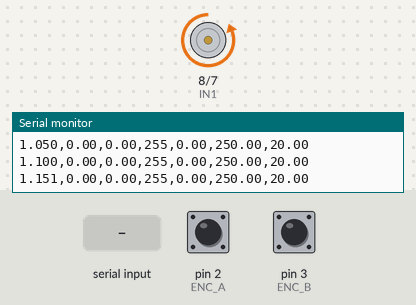
A sketch run on a simulated Arduino Uno, built with avr-gcc and run on an emulated ATmega328P. Shown: motor-driver pin pairs drawn as motors (green arrow = first pin HIGH = forward, orange = second pin HIGH = backward, longer = more drive, scaled by the enable pin), the last lines printed to the serial monitor. The test bench sets the inputs (shaded band); at power-on: pin 2 (ENC_A) HIGH, pin 3 (ENC_B) HIGH.

Above: at 1.2 s.
1.3 s: "5\n" received over Serial
At 1.46 s:
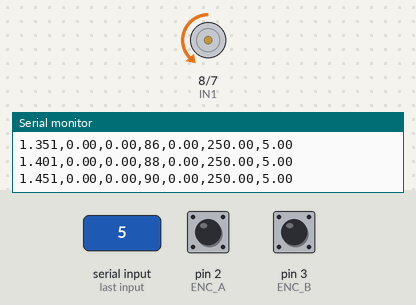
4.3 s: "X90\n" received over Serial
At 5.7 s:
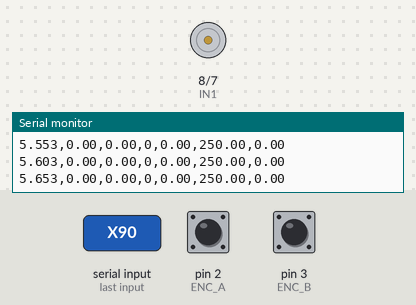
Timing chart, 0 to 7.3 s (numbered marks = the images above; inputs shaded):
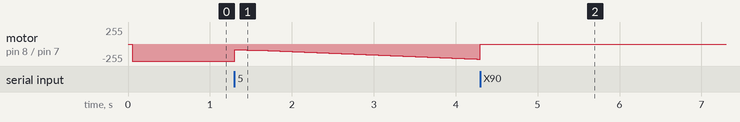

The sketch:

pid_dc_motor.ino
```cpp
// =====================================
// DC Motor Speed PID Control (RPM) - CONTINUOUS RUN (DIR-FIXED)
// Board: Arduino Uno/Nano
// Encoder: D2 (A), D3 (B)
// Driver: ENA D9 (PWM), IN1 D8, IN2 D7
//
// Serial commands:
//   S20     -> setpoint RPM (always positive)
//   P15     -> Kp
//   I10     -> Ki
//   D0.5    -> Kd
//   Z       -> reset PID
//   F1/F0   -> direction (forward/reverse)  [resets PID to prevent PWM slam]
//   X       -> stop
//
// Serial Plotter:
//   t,rpm_raw,rpm_filt,pwm,low,high,setpoint
// Notes:
// - Encoder RPM can be negative depending on direction.
// - We flip measurement sign when in reverse so control always sees +RPM.
// =====================================

#include <Arduino.h>

#define ENA   9
#define IN1   8
#define IN2   7
#define ENC_A 2
#define ENC_B 3

#define CPR_MOTOR_4X 64.0f
#define GEAR_RATIO   131.25f

// 1 = gearbox output RPM, 0 = motor shaft RPM
#define RPM_AT_OUTPUT 1

#define SAMPLE_MS 50UL

const int PWM_MIN = 0;
const int PWM_MAX = 255;

// Plot anchors (Serial Plotter scale)
const float PLOT_MIN = 0.0f;
const float PLOT_MAX = 250.0f;

// ===== Setpoint (ALWAYS POSITIVE here) =====
float SETPOINT_RPM = 20.0f;

// ===== PID gains =====
float Kp = 15.0f;
float Ki = 10.0f;
float Kd = 0.5f;

// Direction
bool forwardDir = true;

// ===== PID state =====
static float integral  = 0.0f;
static float prevError = 0.0f;
static float dFiltered = 0.0f;

// Derivative filter
const float dAlpha = 0.15f;

// RPM filter (EMA)
static float rpmFilt = 0.0f;
const float rpmAlpha = 0.25f;

// Integral clamp
const float I_LIMIT = 200.0f;

// ===== Encoder count =====
volatile long encoderCount = 0;
static long lastCount = 0;

// ===== Time =====
static unsigned long startTime = 0;
static unsigned long lastSampleTime = 0;

// ===== Serial buffer =====
static char lineBuf[32];
static uint8_t lineLen = 0;

// ============================================================
// Fast encoder read (direct port read)
// D2=PD2, D3=PD3 on Uno/Nano
// ============================================================
static inline uint8_t readEncAB_bits() {
  return (PIND >> 2) & 0x03; // bit0=A(D2), bit1=B(D3)
}

// 4x quadrature decode (CHANGE on both pins)
void isrA() {
  uint8_t ab = readEncAB_bits();
  bool A = ab & 0x01;
  bool B = ab & 0x02;
  encoderCount += (A == B) ? +1 : -1;
}

void isrB() {
  uint8_t ab = readEncAB_bits();
  bool A = ab & 0x01;
  bool B = ab & 0x02;
  encoderCount += (A != B) ? +1 : -1;
}

// ============================================================
// Motor
// ============================================================
void applyMotorPWM(int pwm, bool forward) {
  pwm = constrain(pwm, PWM_MIN, PWM_MAX);

  if (pwm == 0) {
    // coast
    digitalWrite(IN1, LOW);
    digitalWrite(IN2, LOW);
    analogWrite(ENA, 0);
    return;
  }

  if (forward) {
    digitalWrite(IN1, LOW);
    digitalWrite(IN2, HIGH);
  } else {
    digitalWrite(IN1, HIGH);
    digitalWrite(IN2, LOW);
  }

  analogWrite(ENA, pwm);
}

void resetPID() {
  integral  = 0.0f;
  prevError = 0.0f;
  dFiltered = 0.0f;
  // rpmFilt keep as-is to avoid a large jump (optional)
}

// ============================================================
// RPM compute + filter
// ============================================================
float computeRPM(long delta, float dt) {
  float cpr = CPR_MOTOR_4X;
#if RPM_AT_OUTPUT
  cpr *= GEAR_RATIO;
#endif
  return ((float)delta * 60.0f) / (cpr * dt);
}

float filterRPM(float rpmRaw) {
  rpmFilt = rpmAlpha * rpmRaw + (1.0f - rpmAlpha) * rpmFilt;
  return rpmFilt;
}

// ============================================================
// PID -> PWM
// ============================================================
int computePWM(float rpmMeasForControl, float setpoint, float dt) {
  if (setpoint < 0.5f) {
    resetPID();
    return 0;
  }

  float error = setpoint - rpmMeasForControl;

  integral += error * dt;
  integral = constrain(integral, -I_LIMIT, I_LIMIT);

  float d = (error - prevError) / dt;
  dFiltered = dAlpha * d + (1.0f - dAlpha) * dFiltered;

  float u = (Kp * error) + (Ki * integral) + (Kd * dFiltered);
  int pwm = (int)lround(u);

  // saturation + anti-windup
  if (pwm > PWM_MAX) {
    pwm = PWM_MAX;
    if (error > 0) integral -= error * dt;
  } else if (pwm < PWM_MIN) {
    pwm = PWM_MIN;
    if (error < 0) integral -= error * dt;
  }

  prevError = error;
  return pwm;
}

// ============================================================
// Serial commands
// ============================================================
void handleCommand(const char* cmd) {
  if (!cmd || !cmd[0]) return;

  char c = toupper(cmd[0]);

  if (c == 'Z') {
    resetPID();
    Serial.println("PID reset");
    return;
  }

  if (c == 'X') {
    SETPOINT_RPM = 0.0f;
    resetPID();
    applyMotorPWM(0, forwardDir);
    Serial.println("STOP");
    return;
  }

  if (c == 'F') {
    int v = atoi(cmd + 1);
    forwardDir = (v != 0);

    // IMPORTANT: prevent PWM slam on direction change
    resetPID();
    applyMotorPWM(0, forwardDir);
    delay(50);

    Serial.print("Direction = ");
    Serial.println(forwardDir ? "FORWARD" : "REVERSE");
    return;
  }

  // commands with value
  float v = atof(cmd + 1);

  switch (c) {
    case 'S':
      // keep setpoint positive; direction is controlled by F
      if (v < 0) v = -v;
      SETPOINT_RPM = v;
      resetPID();
      Serial.print("SETPOINT_RPM = ");
      Serial.println(SETPOINT_RPM, 2);
      break;

    case 'P':
      Kp = v;
      Serial.print("Kp = ");
      Serial.println(Kp, 4);
      break;

    case 'I':
      Ki = v;
      Serial.print("Ki = ");
      Serial.println(Ki, 4);
      break;

    case 'D':
      Kd = v;
      Serial.print("Kd = ");
      Serial.println(Kd, 4);
      break;

    default:
      // if just a number, treat as setpoint
      if ((cmd[0] >= '0' && cmd[0] <= '9') || cmd[0] == '.' || cmd[0] == '-') {
        float sp = atof(cmd);
        if (sp < 0) sp = -sp;
        SETPOINT_RPM = sp;
        resetPID();
        Serial.print("SETPOINT_RPM = ");
        Serial.println(SETPOINT_RPM, 2);
      } else {
        Serial.print("Unknown cmd: ");
        Serial.println(cmd);
      }
      break;
  }
}

void pollSerial() {
  while (Serial.available()) {
    char ch = (char)Serial.read();

    if (ch == '\r' || ch == '\n') {
      if (lineLen > 0) {
        lineBuf[lineLen] = '\0';
        handleCommand(lineBuf);
        lineLen = 0;
      }
    } else {
      if (lineLen < sizeof(lineBuf) - 1) {
        lineBuf[lineLen++] = ch;
      }
    }
  }
}

// ============================================================
// Telemetry
// ============================================================
void printCSV(float t, float rpmRaw, float rpmF, int pwm) {
  Serial.print(t, 3); Serial.print(",");
  Serial.print(rpmRaw, 2); Serial.print(",");
  Serial.print(rpmF, 2); Serial.print(",");
  Serial.print(pwm); Serial.print(",");
  Serial.print(PLOT_MIN, 2); Serial.print(",");
  Serial.print(PLOT_MAX, 2); Serial.print(",");
  Serial.println(SETPOINT_RPM, 2);
}

// ============================================================
// Setup / Loop
// ============================================================
void setup() {
  pinMode(ENA, OUTPUT);
  pinMode(IN1, OUTPUT);
  pinMode(IN2, OUTPUT);

  pinMode(ENC_A, INPUT_PULLUP);
  pinMode(ENC_B, INPUT_PULLUP);

  Serial.begin(115200);

  Serial.println("Commands: Sxx Pxx Ixx Dxx Z F1/F0 X");
  Serial.println("Plot: t,rpm_raw,rpm_filt,pwm,low,high,setpoint");

  attachInterrupt(digitalPinToInterrupt(ENC_A), isrA, CHANGE);
  attachInterrupt(digitalPinToInterrupt(ENC_B), isrB, CHANGE);

  startTime = millis();
  lastSampleTime = startTime;

  applyMotorPWM(0, forwardDir);
}

void loop() {
  pollSerial();

  unsigned long now = millis();

  if (now - lastSampleTime >= SAMPLE_MS) {
    long count;
    noInterrupts();
    count = encoderCount;
    interrupts();

    long delta = count - lastCount;
    float dt = (float)SAMPLE_MS / 1000.0f;

    float rpmRaw = computeRPM(delta, dt);
    float rpmF   = filterRPM(rpmRaw);

    // KEY FIX: make measurement sign match commanded direction
    float rpmForControl = forwardDir ? rpmF : -rpmF;

    int pwmCmd = computePWM(rpmForControl, SETPOINT_RPM, dt);

    applyMotorPWM(pwmCmd, forwardDir);

    float t = (now - startTime) / 1000.0f;
    printCSV(t, rpmRaw, rpmF, pwmCmd);

    lastCount = count;
    lastSampleTime = now;
  }
}
```
